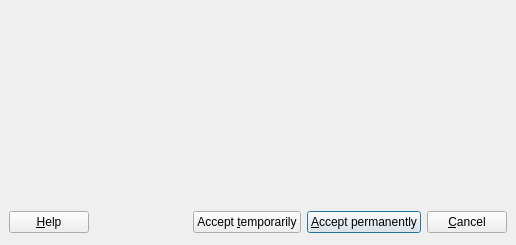
<ui version="4.0" >
 <author></author>
 <comment></comment>
 <exportmacro></exportmacro>
 <class>SslServerTrust</class>
 <widget class="QDialog" name="SslServerTrust" >
  <property name="geometry" >
   <rect>
    <x>0</x>
    <y>0</y>
    <width>516</width>
    <height>245</height>
   </rect>
  </property>
  <property name="windowTitle" >
   <string>SSL Server Trust</string>
  </property>
  <layout class="QGridLayout" >
   <property name="margin" >
    <number>9</number>
   </property>
   <property name="spacing" >
    <number>6</number>
   </property>
   <item row="0" column="0" >
    <widget class="QLabel" name="labelInformation" >
     <property name="text" >
      <string/>
     </property>
    </widget>
   </item>
   <item row="1" column="0" >
    <layout class="QHBoxLayout" >
     <property name="margin" >
      <number>0</number>
     </property>
     <property name="spacing" >
      <number>6</number>
     </property>
     <item>
      <widget class="QPushButton" name="buttonHelp" >
       <property name="text" >
        <string>&amp;Help</string>
       </property>
       <property name="shortcut" >
        <string>F1</string>
       </property>
       <property name="autoDefault" >
        <bool>true</bool>
       </property>
      </widget>
     </item>
     <item>
      <spacer>
       <property name="orientation" >
        <enum>Qt::Horizontal</enum>
       </property>
       <property name="sizeType" >
        <enum>QSizePolicy::Expanding</enum>
       </property>
       <property name="sizeHint" >
        <size>
         <width>20</width>
         <height>27</height>
        </size>
       </property>
      </spacer>
     </item>
     <item>
      <widget class="QPushButton" name="buttonAcceptTemporarily" >
       <property name="text" >
        <string>Accept &amp;temporarily</string>
       </property>
       <property name="shortcut" >
        <string/>
       </property>
       <property name="autoDefault" >
        <bool>true</bool>
       </property>
       <property name="default" >
        <bool>true</bool>
       </property>
      </widget>
     </item>
     <item>
      <widget class="QPushButton" name="buttonAcceptPermanently" >
       <property name="text" >
        <string>&amp;Accept permanently</string>
       </property>
       <property name="shortcut" >
        <string/>
       </property>
       <property name="autoDefault" >
        <bool>true</bool>
       </property>
       <property name="default" >
        <bool>true</bool>
       </property>
      </widget>
     </item>
     <item>
      <widget class="QPushButton" name="buttonCancel" >
       <property name="text" >
        <string>&amp;Cancel</string>
       </property>
       <property name="shortcut" >
        <string/>
       </property>
       <property name="autoDefault" >
        <bool>true</bool>
       </property>
      </widget>
     </item>
    </layout>
   </item>
  </layout>
 </widget>
 <pixmapfunction></pixmapfunction>
 <tabstops>
  <tabstop>buttonHelp</tabstop>
  <tabstop>buttonAcceptTemporarily</tabstop>
  <tabstop>buttonAcceptPermanently</tabstop>
  <tabstop>buttonCancel</tabstop>
 </tabstops>
 <resources/>
 <connections>
  <connection>
   <sender>buttonCancel</sender>
   <signal>clicked()</signal>
   <receiver>SslServerTrust</receiver>
   <slot>reject()</slot>
   <hints>
    <hint type="sourcelabel" >
     <x>456</x>
     <y>226</y>
    </hint>
    <hint type="destinationlabel" >
     <x>479</x>
     <y>240</y>
    </hint>
   </hints>
  </connection>
 </connections>
</ui>
